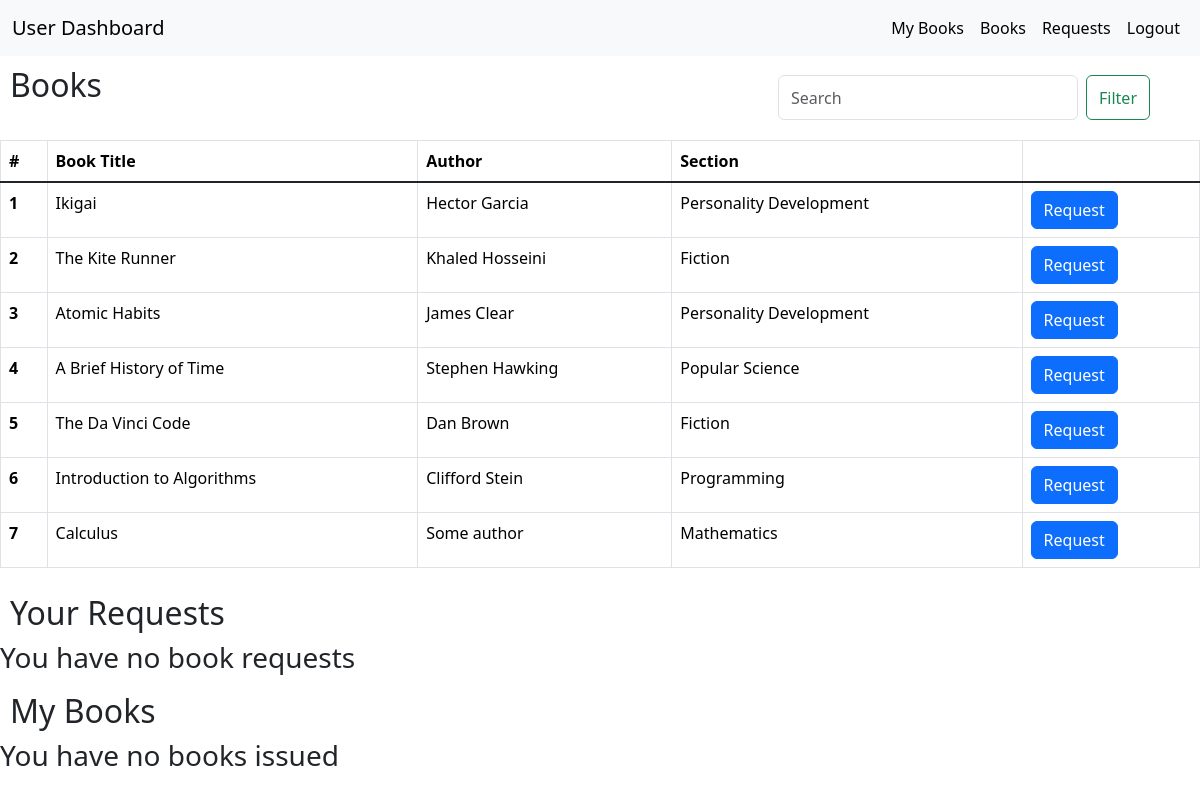
Page /user/7 on the committed database.
### application/models.py (models this page shows)
class Books(db.Model):
  __tablename__ = "books"
  b_id = db.Column(db.Integer(), primary_key=True)
  b_title = db.Column(db.String(), nullable=False, unique=True)
  b_author = db.Column(db.String(), nullable=False)
  description = db.Column(db.String())
  link = db.Column(db.String(), nullable=False)
  b_section = db.Column(db.String(), nullable=False)

### application/controllers.py (the view)
@app.route('/user/<int:u_id>', methods=['GET', 'POST'])
def user_dashboard(u_id):
  user = User.query.get(u_id)
  req_issues = Issues.query.filter_by(user_id=u_id, user_status='requested').all()
  issued = Issues.query.filter_by(user_id=u_id, user_status='approved').all()
  books = Books.query.all()
  return render_template('user_dash.html', user=user, req_issues = req_issues, books = books, issued=issued)

### templates/user_dash.html (shortened to what this page needs)
<!DOCTYPE html>
<html lang="en">
<head>
  <link rel="stylesheet" href="/static/style.css">
  <link href="https://cdn.jsdelivr.net/npm/bootstrap@5.3.3/dist/css/bootstrap.min.css" rel="stylesheet">
</head>
<body>
  <div id="main">
    <div id="nav-bar">
      <nav class="navbar navbar-expand-lg bg-body-tertiary">
        <div class="container-fluid">
          <a class="navbar-brand" href="#">User Dashboard</a>
          <div class="collapse navbar-collapse" id="navbarSupportedContent">
            <ul class="navbar-nav ms-auto mb-2 mb-lg-0">
              <li class="nav-item">
                <a class="nav-link active" aria-current="page" href="#mybooks">My Books</a>
              </li>
              <li class="nav-item">
                <a class="nav-link active" aria-current="page" href="#books">Books</a>
              </li>
              <li class="nav-item">
                <a class="nav-link active" aria-current="page" href="#requests">Requests</a>
              </li>
              <li class="nav-item">
                <a class="nav-link active" aria-current="page" href="/userlogin">Logout</a>
              </li>
            </ul>
          </div>
        </div>
      </nav>
    </div>
    <div id="search">
    <form class="d-flex" role="search">
      <input class="form-control me-2" type="search" placeholder="Search" aria-label="Search">
      <button class="btn btn-outline-success" type="submit">Filter</button>
    </form>
  </div>
  <h2 class="headings" id="books">Books</h2>
  <table class="table table-bordered table-hover">
    <thead class="thead-dark">
      <tr>
        <th scope="row">#</th>
        <th scope="col">Book Title</th>
        <th scope="col">Author</th>
        <th scope="col">Section</th>
        <th scope="col"></th>
      </tr>
    </thead>
    <tbody class="table-group-divider">
      {% for book in books %}
      <tr>
        <th scope="row">{{loop.index}}</th>
        <td>{{book.b_title}}</td>
        <td>{{book.b_author}}</td>
        <td>{{book.b_section}}</td>
        <td>
          <form action="/user/{{ user.u_id }}/new_request/{{ book.b_id }}", method="post">
            <button type="submit" class="btn btn-primary">
              Request
            </button>
          </form>
        </td>
      </tr>
      {% endfor %}
    </tbody>
  </table>
  <h2 class="headings" id="requests">Your Requests</h2>
  {% if req_issues|length == 0 %}
  <h3>You have no book requests</h3>
  {% endif %}
  <h2 class="headings" id="mybooks">My Books</h2>
  {% if issued|length == 0 %}
  <h3>You have no books issued</h3>
  {% endif %}
  </div>
</body>
</html>

### static/style.css (style rules this page uses)
* { margin: 0px; }
#search { position: absolute; top: 75px; right: 50px; }
#search .form-control { width: 300px; height: 45px; }
.table { margin-top: 3%; }
.headings { padding-left: 10px; padding-top: 10px; }

### rows in the picture
Books: b_title "Ikigai", b_author "Hector Garcia", b_section "Personality Development"
Books: b_title "The Kite Runner", b_author "Khaled Hosseini", b_section "Fiction"
Books: b_title "Atomic Habits", b_author "James Clear", b_section "Personality Development"
Books: b_title "A Brief History of Time", b_author "Stephen Hawking", b_section "Popular Science"
Books: b_title "The Da Vinci Code", b_author "Dan Brown", b_section "Fiction"
Books: b_title "Introduction to Algorithms", b_author "Clifford Stein", b_section "Programming"
Books: b_title "Calculus", b_author "Some author", b_section "Mathematics"
